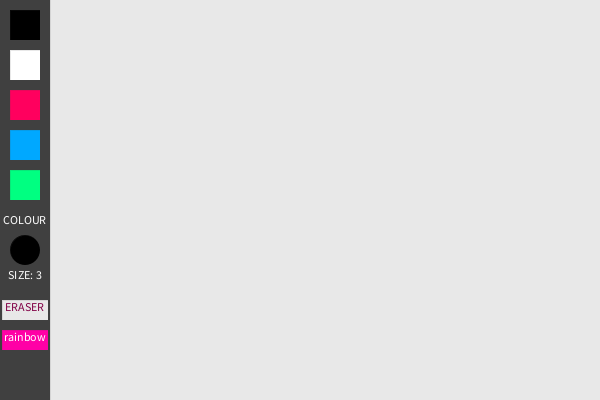
Frame 1 (no input)
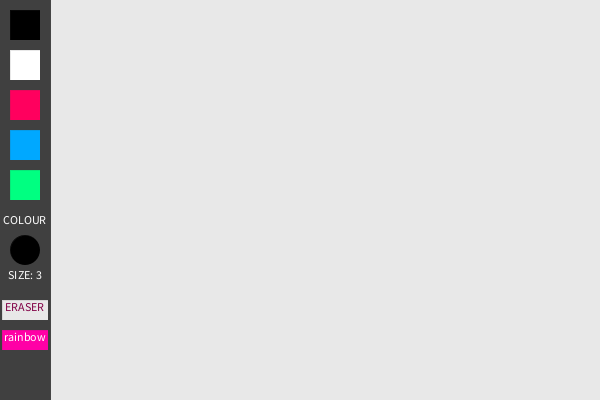
Frame 60 (the mouse pressed at the canvas centre just before this capture)
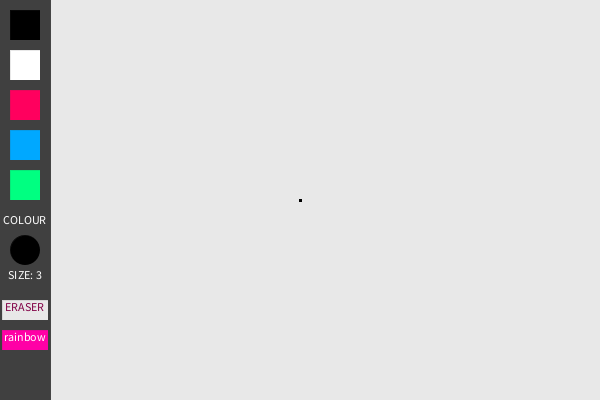
Frame 120 (the mouse held since frame 60 and released just before this capture)

The Processing sketch that drew these frames (run headless with seeded random() and noise(); from frame 60 on, the mouse is pressed at the canvas centre):

// Processing sketch: assignment_06_mission_06
// ── assignment_06_mission_06.pde
 //variables
 color brush = #000000;
 int thickness = 3;
 String strokeSize = str(thickness);
 boolean rainbow = false;
 
 void setup() {
   //standard stuff
   size(600,400);
   background(#E8E8E8); //white-grey
   textSize(12);
   textAlign(CENTER);
 }
 
 void draw() {
   //cursor fun
   if (mouseX > 10 && mouseX < 40 && mouseY > 10 && mouseY < 40 || mouseX > 10 && mouseX < 40 && mouseY > 50 && mouseY < 80 || mouseX > 10 && mouseX < 40 && mouseY > 90 && mouseY < 120 || mouseX > 10 && mouseX < 40 && mouseY > 130 && mouseY < 160 || mouseX > 10 && mouseX < 40 && mouseY > 170 && mouseY < 200 || mouseX > 0 && mouseX < 50 && mouseY > 300 && mouseY < 320) {
     cursor(HAND);
   } else {
     cursor(ARROW);
   }
   
   //side-bar
   stroke(#404040);
   strokeWeight(0);
   fill(#404040); //dark-grey
   rect(0,0,50,400);
   
   //colour buttons
   //black
   fill(#000000);
   rect(10,10,30,30);
   //white
   fill(#FFFFFF);
   rect(10,50,30,30);
   //red
   fill(#FF005E);
   rect(10,90,30,30);
   //blue
   fill(#00A8FF);
   rect(10,130,30,30);
   //green
   fill(#00FF81);
   rect(10,170,30,30);
   //eraser
   fill(#E8E8E8);
   rect(2,300,46,20);
   fill(#810045);
   text("ERASER", 0, 302, 50, 330);
   //rainbow
   fill(#FF00A6);
   rect(2,330,46,20);
   fill(#FFFFFF);
   text("rainbow", 0, 332, 50, 360);
   
   //current colour
   strokeWeight(0);
   fill(brush);
   ellipse(25,250,30,30);
   fill(#FFFFFF);
   text("COLOUR", 0, 215, 50, 235);
   
   //current brush size
   text("SIZE: " + strokeSize, 0, 270, 50, 300);
   
   //color & size of brush
   stroke(brush);
   strokeWeight(thickness);
   
   //rainbow injection!
   if (rainbow == true) {
     float r1 = random(255);
     float r2 = random(255);
     float r3 = random(255);
     int c1 = round(r1);
     int c2 = round(r2);
     int c3 = round(r3);
     brush = color(c1,c2,c3);
   }
   
   //brush code
   if (mousePressed == true && mouseX > 50 && pmouseX > 50) {
    line(mouseX, mouseY, pmouseX, pmouseY);
   }
 }
 
 void mouseClicked() {
   if (mouseX > 10 && mouseX < 40 && mouseY > 10 && mouseY < 40) {
     brush = #000000; //BLACK
     rainbow = false;
   } if (mouseX > 10 && mouseX < 40 && mouseY > 50 && mouseY < 80) {
     brush = #FFFFFF; //WHITE
     rainbow = false;
   } if (mouseX > 10 && mouseX < 40 && mouseY > 90 && mouseY < 120) {
     brush = #FF005E; //RED
     rainbow = false;
   } if (mouseX > 10 && mouseX < 40 && mouseY > 130 && mouseY < 160) {
     brush = #00A8FF; //BLUE
     rainbow = false;
   } if (mouseX > 10 && mouseX < 40 && mouseY > 170 && mouseY < 200) {
     brush = #00FF81; //GREEN
     rainbow = false;
   } if (mouseX > 0 && mouseX < 50 && mouseY > 300 && mouseY < 320) {
     brush = #E8E8E8; //white-grey
     rainbow = false;
   } if (mouseX > 0 && mouseX < 50 && mouseY > 330 && mouseY < 350) {
     rainbow = true; //turns rainbow mode on
   }
 }
 
 void mouseWheel(MouseEvent event) {
  float e = event.getCount();
  if (thickness >= 1) {
  thickness -= e;
  strokeSize = str(thickness);
  } if (thickness == 0) {
    thickness = 1;
    strokeSize = str(thickness);
  }
}
